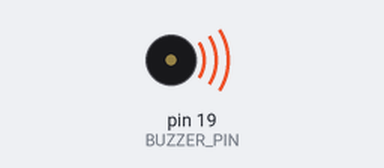
A sketch run on a simulated Arduino Uno, built with avr-gcc and run on an emulated ATmega328P. Parts: buzzer (waves = sounding).

Above: at 0.1 s.
Timing chart, 0 to 40.0 s (numbered marks = the images above):
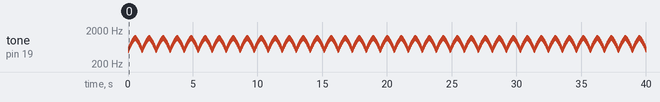

The sketch:

08_buzzer_beep.ino
```cpp
/*
  HUB-8735 Ultra - 蜂鳴器警笛聲

  蜂鳴器：
    訊號腳位 -> IO19（PF_6），另一隻腳接 GND。
    IO19 選這根是因為 tone() 這個函式在這顆核心裡會強制檢查腳位必須
    支援 PWM（Tone.cpp 裡呼叫 amb_ard_pin_check_fun(pin, PIO_PWM)），
    不是隨便一根腳位都能用；IO19 支援 PWM，而且沒有被這個專案其他
    sketch 占用（IO20 是 DHT11、IO12 是 FUNC 按鈕、IO22-26 是 LED、
    IO0/1/3/4 是相機跟 OLED）。

  如果手上是無源蜂鳴器（沒有極性，兩隻腳隨便接），這樣接就會響；
  如果是有源蜂鳴器且接反了，可能不會出聲，把兩隻腳對調試試看。

  警笛效果：頻率在 SIREN_LOW_HZ 跟 SIREN_HIGH_HZ 之間來回掃過，
  每一步用 tone() 換一次頻率、短暫停留 STEP_MS，聽起來就是救護車
  那種一高一低的聲音。
*/

const uint8_t BUZZER_PIN = 19;

const uint16_t SIREN_LOW_HZ = 500;
const uint16_t SIREN_HIGH_HZ = 1200;
const uint16_t SIREN_STEP_HZ = 20;
const uint16_t STEP_MS = 15;

void sweep(uint16_t fromHz, uint16_t toHz, int16_t stepHz) {
  for (int32_t freq = fromHz; (stepHz > 0) ? (freq <= toHz) : (freq >= toHz); freq += stepHz) {
    tone(BUZZER_PIN, freq);
    delay(STEP_MS);
  }
}

void setup() {
}

void loop() {
  sweep(SIREN_LOW_HZ, SIREN_HIGH_HZ, SIREN_STEP_HZ);
  sweep(SIREN_HIGH_HZ, SIREN_LOW_HZ, -SIREN_STEP_HZ);
}
```

Measured:
- by itself, tone on pin 19 (BUZZER_PIN): plays 500 Hz for 0.02 s, 520 Hz for 0.02 s, 540 Hz for 0.02 s, 560 Hz for 0.02 s, 580 Hz for 0.02 s, 600 Hz for 0.02 s … (2590 notes in this stretch)
